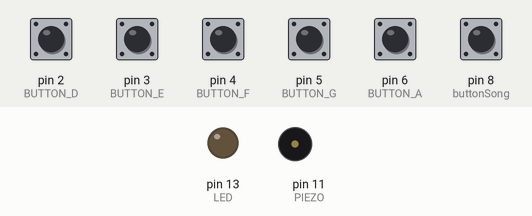
A sketch run on a simulated Arduino Uno, built with avr-gcc and run on an emulated ATmega328P. On the bench: output pins drawn as LEDs (lit = HIGH), buzzer (waves = sounding). Inputs (shaded band) come from the test bench; at power-on: pin 2 (BUTTON_D), pin 3 (BUTTON_E), pin 4 (BUTTON_F), pin 5 (BUTTON_G), pin 6 (BUTTON_A), pin 8 (buttonSong) HIGH.

Above: at 1.2 s.
1.3 s: pin 8 (buttonSong) pulled LOW for 0.15 s
At 1.67 s:
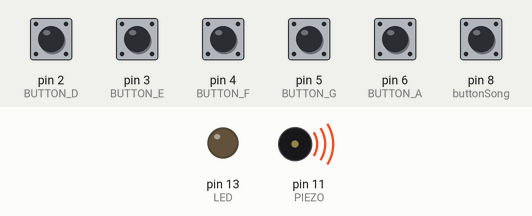
Timing chart, 0 to 10.3 s (numbered marks = the images above; inputs shaded):
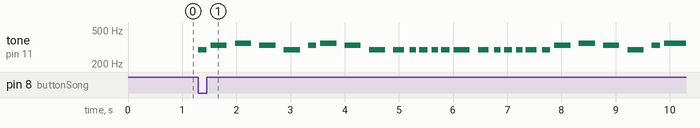

The sketch:

Project-v3.ino
```cpp
#include "pitches.h"
#define ACTIVATED LOW


const int PIEZO = 11;
const int LED = 13;

int buttonSong = 8;
const int BUTTON_A = 6;
const int BUTTON_G = 5;
const int BUTTON_F = 4;
const int BUTTON_E = 3;
const int BUTTON_D = 2;

int ledState = 0;
int ledOn = false;

// notes in the melody:
int melody[] = {
NOTE_D4, NOTE_E4, NOTE_F4, NOTE_E4, NOTE_D4, NOTE_E4, NOTE_F4, NOTE_E4,
NOTE_D4, NOTE_D4, NOTE_D4, NOTE_D4, NOTE_D4, NOTE_D4, NOTE_D4, NOTE_D4, NOTE_D4, NOTE_D4, NOTE_D4, NOTE_D4,

NOTE_D4, NOTE_E4, NOTE_F4, NOTE_E4, NOTE_D4, NOTE_E4, NOTE_F4,
NOTE_D4, NOTE_D4, NOTE_D4, NOTE_D4, NOTE_D4, NOTE_D4, NOTE_D4, NOTE_D4, NOTE_D4, NOTE_D4, NOTE_D4, NOTE_D4,

NOTE_A3, NOTE_D4, NOTE_E4, NOTE_F4, NOTE_E4, NOTE_D4, NOTE_E4, NOTE_F4, NOTE_E4,
NOTE_D4, NOTE_D4, NOTE_D4, NOTE_D4, NOTE_D4, NOTE_D4, NOTE_D4, NOTE_D4, NOTE_D4, NOTE_D4, NOTE_D4, NOTE_D4,

NOTE_D4, NOTE_E4, NOTE_F4, NOTE_E4, NOTE_D4, NOTE_E4, NOTE_F4,
NOTE_G3, NOTE_G3, NOTE_G3, NOTE_G3, NOTE_G3, NOTE_G3, NOTE_G3, NOTE_G3, NOTE_G3,
NOTE_G4, NOTE_G4, NOTE_G4, NOTE_A4, NOTE_G4, NOTE_F4, NOTE_G4, NOTE_F4,

NOTE_D4, NOTE_C4, NOTE_D4, NOTE_D4, NOTE_C4, NOTE_C4, NOTE_B4, NOTE_B4, NOTE_A4,
NOTE_F4, NOTE_F4, NOTE_F4, NOTE_F4, NOTE_F4, NOTE_F4, NOTE_E4, NOTE_E4, NOTE_E4, NOTE_D4, NOTE_C4, NOTE_D4,

NOTE_F4, NOTE_F4, NOTE_F4, NOTE_F4, NOTE_F4, NOTE_F4, NOTE_E4, NOTE_E4, NOTE_E4, NOTE_D4, NOTE_C4, NOTE_D4,

};


// note durations: 2 = half note, 4 = quarter note, 8 = eighth note, 16 = sixteenth note, etc.:
int noteDurations[] = {

4, 2, 2.5, 2, 2.5, 4, 2, 2.75,
2, 3, 5, 4.5, 5, 4.5, 2, 3, 5, 4.5, 5, 3,

4, 2, 2.5, 2, 2.5, 4, 1,
2, 3, 5, 4.5, 5, 4.5, 2, 3, 5, 4.5, 5, 3,

3.75, 4, 2.5, 2, 2.5, 2.5, 4, 2, 2.75,
2, 3, 5, 4.5, 5, 4.5, 2, 3, 5, 4.5, 5, 3,

4, 2, 2.5, 2, 2.5, 2, 1,
2, 4, 4.5, 4, 4.5, 4, 4.5, 4, 2,
2.5, 4, 2.5, 3, 3.5, 3, 4, 3,

2, 2.75, 2.5, 2, 3, 3.5, 4.5, 2, 2.5,
2.75, 3, 3.5, 3, 3.5, 2.5, 3, 3.5, 3, 2, 4, 2,

4, 4.5, 4, 4.5, 4, 2.5, 3, 3.5, 3, 2, 3, 2,


} ;

void setup()
{
  Serial.begin(9600);
  pinMode(LED, OUTPUT);
  pinMode(BUTTON_A, INPUT);
  digitalWrite(BUTTON_A,HIGH);
  pinMode(BUTTON_G, INPUT);
  digitalWrite(BUTTON_G,HIGH);
  pinMode(BUTTON_F, INPUT);
  digitalWrite(BUTTON_F,HIGH);
  pinMode(BUTTON_E, INPUT);
  digitalWrite(BUTTON_E,HIGH);
  pinMode(BUTTON_D, INPUT);
  digitalWrite(BUTTON_D, HIGH);
  pinMode (buttonSong, INPUT);
  digitalWrite(buttonSong, HIGH);


  digitalWrite(LED,HIGH);
}


void loop()
{

   while(digitalRead(BUTTON_A) == ACTIVATED)
  {
    tone(PIEZO,NOTE_A4);
    digitalWrite(LED,HIGH);
  }
  while(digitalRead(BUTTON_G) == ACTIVATED)
  {
    tone(PIEZO,NOTE_G4);
    digitalWrite(LED,HIGH);
  }

  while(digitalRead(BUTTON_F) == ACTIVATED)
  {
    tone(PIEZO,NOTE_F4);
    digitalWrite(LED,HIGH);
  }

  while(digitalRead(BUTTON_E) == ACTIVATED)
  {
    tone(PIEZO,NOTE_E4);
    digitalWrite(LED,HIGH);
  }

  while(digitalRead(BUTTON_D) == ACTIVATED)
  {
    tone(PIEZO, NOTE_D4);
    digitalWrite(LED,HIGH);
  }

  if(digitalRead(buttonSong) == ACTIVATED) {
    for (int thisNote=0; thisNote <85; thisNote++) {
      int noteDuration = 600 / noteDurations[thisNote];
      tone(11, melody[thisNote], noteDuration);
      int pauseBetweenNotes = noteDuration * 1.50;
      delay(pauseBetweenNotes);
      noTone(11);
    }

  }

  noTone(PIEZO);
  digitalWrite(LED,LOW);

}
```

pitches.h
```cpp
#define NOTE_B0  31
#define NOTE_C1  33
#define NOTE_CS1 35
#define NOTE_D1  37
#define NOTE_DS1 39
#define NOTE_E1  41
#define NOTE_F1  44
#define NOTE_FS1 46
#define NOTE_G1  49
#define NOTE_GS1 52
#define NOTE_A1  55
#define NOTE_AS1 58
#define NOTE_B1  62
#define NOTE_C2  65
#define NOTE_CS2 69
#define NOTE_D2  73
#define NOTE_DS2 78
#define NOTE_E2  82
#define NOTE_F2  87
#define NOTE_FS2 93
#define NOTE_G2  98
#define NOTE_GS2 104
#define NOTE_A2  110
#define NOTE_AS2 117
#define NOTE_B2  123
#define NOTE_C3  131
#define NOTE_CS3 139
#define NOTE_D3  147
#define NOTE_DS3 156
#define NOTE_E3  165
#define NOTE_F3  175
#define NOTE_FS3 185
#define NOTE_G3  196
#define NOTE_GS3 208
#define NOTE_A3  220
#define NOTE_AS3 233
#define NOTE_B3  247
#define NOTE_C4  262
#define NOTE_CS4 277
#define NOTE_D4  294
#define NOTE_DS4 311
#define NOTE_E4  330
#define NOTE_F4  349
#define NOTE_FS4 370
#define NOTE_G4  392
#define NOTE_GS4 415
#define NOTE_A4  440
#define NOTE_AS4 466
#define NOTE_B4  494
#define NOTE_C5  523
#define NOTE_CS5 554
#define NOTE_D5  587
#define NOTE_DS5 622
#define NOTE_E5  659
#define NOTE_F5  698
#define NOTE_FS5 740
#define NOTE_G5  784
#define NOTE_GS5 831
#define NOTE_A5  880
#define NOTE_AS5 932
#define NOTE_B5  988
#define NOTE_C6  1047
#define NOTE_CS6 1109
#define NOTE_D6  1175
#define NOTE_DS6 1245
#define NOTE_E6  1319
#define NOTE_F6  1397
#define NOTE_FS6 1480
#define NOTE_G6  1568
#define NOTE_GS6 1661
#define NOTE_A6  1760
#define NOTE_AS6 1865
#define NOTE_B6  1976
#define NOTE_C7  2093
#define NOTE_CS7 2217
#define NOTE_D7  2349
#define NOTE_DS7 2489
#define NOTE_E7  2637
#define NOTE_F7  2794
#define NOTE_FS7 2960
#define NOTE_G7  3136
#define NOTE_GS7 3322
#define NOTE_A7  3520
#define NOTE_AS7 3729
#define NOTE_B7  3951
#define NOTE_C8  4186
#define NOTE_CS8 4435
#define NOTE_D8  4699
#define NOTE_DS8 4978
```

Measured:
- after the input at 1.3 s, tone on pin 11 (PIEZO): plays 294 Hz for 0.15 s, 330 Hz for 0.30 s, 349 Hz for 0.30 s, 330 Hz for 0.30 s, 294 Hz for 0.30 s, 330 Hz for 0.15 s … (27 notes in this stretch), starting at once
